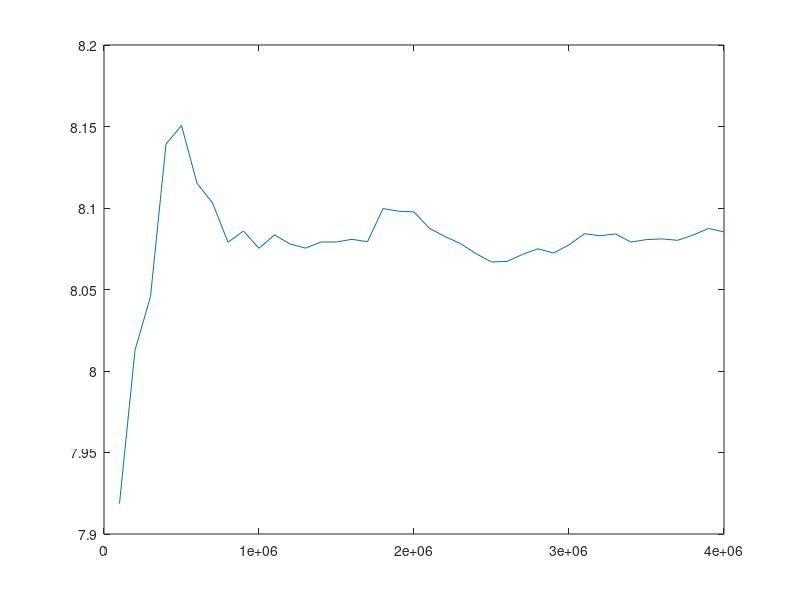

Source code (MATLAB):
MC = [100000, 200000, 300000, 400000, 500000, 600000, 700000, 800000, 900000, 1e+06, 1.1e+06, 1.2e+06, 1.3e+06, 1.4e+06, 1.5e+06, 1.6e+06, 1.7e+06, 1.8e+06, 1.9e+06, 2e+06, 2.1e+06, 2.2e+06, 2.3e+06, 2.4e+06, 2.5e+06, 2.6e+06, 2.7e+06, 2.8e+06, 2.9e+06, 3e+06, 3.1e+06, 3.2e+06, 3.3e+06, 3.4e+06, 3.5e+06, 3.6e+06, 3.7e+06, 3.8e+06, 3.9e+06, 4e+06, ];
e_var = [7.91877, 8.01275, 8.04567, 8.13921, 8.15064, 8.11519, 8.10316, 8.07898, 8.08589, 8.07526, 8.08353, 8.07794, 8.0754, 8.07912, 8.07915, 8.0808, 8.0793, 8.09966, 8.09804, 8.09758, 8.08752, 8.08249, 8.07816, 8.07199, 8.06691, 8.06724, 8.07154, 8.075, 8.07236, 8.07741, 8.08422, 8.08298, 8.08407, 8.07911, 8.08063, 8.08105, 8.08017, 8.08337, 8.08746, 8.08535, ];
m_var = [21.4881, 21.3637, 21.3715, 21.5082, 21.4491, 21.3901, 21.3047, 21.2985, 21.2892, 21.2993, 21.3449, 21.31, 21.3078, 21.3499, 21.3258, 21.3066, 21.3263, 21.3824, 21.3761, 21.348, 21.3376, 21.316, 21.3151, 21.3056, 21.3015, 21.3181, 21.3225, 21.316, 21.3104, 21.3121, 21.3301, 21.337, 21.3521, 21.3401, 21.3422, 21.3378, 21.344, 21.3377, 21.3397, 21.3249, ];
mean_mag = [0.439239, 0.447608, 0.449712, 0.451287, 0.452934, 0.452305, 0.454144, 0.452134, 0.45263, 0.452275, 0.452276, 0.453016, 0.452682, 0.451984, 0.452805, 0.453556, 0.453228, 0.453273, 0.453383, 0.453763, 0.453669, 0.453552, 0.453261, 0.453188, 0.452725, 0.452885, 0.452806, 0.453002, 0.452683, 0.452662, 0.452456, 0.452308, 0.452151, 0.452327, 0.452269, 0.452184, 0.452126, 0.452264, 0.452362, 0.452517, ];
time_used = [6.89252, 13.4724, 20.0559, 26.4767, 33.0431, 39.4289, 45.8799, 52.4004, 58.9461, 65.5114, 71.9674, 78.5158, 84.9376, 91.3429, 97.6381, 103.9, 110.137, 116.578, 123.211, 129.778, 136.555, 143.29, 150.115, 156.881, 163.26, 169.601, 175.974, 182.356, 188.63, 194.869, 201.087, 207.365, 213.613, 219.883, 226.166, 232.46, 238.754, 245.045, 251.306, 257.579, ];
accepted_states = [108.817, 53.7737, 35.9561, 26.8471, 21.4887, 18.0048, 15.2742, 13.5928, 11.9537, 10.8057, 9.78222, 8.94366, 8.30847, 7.74216, 7.14401, 6.68134, 6.35983, 5.95965, 5.66614, 5.36841, 5.12796, 4.90868, 4.69377, 4.49481, 4.34084, 4.12633, 3.99446, 3.84082, 3.73539, 3.59365, 3.47794, 3.37916, 3.27632, 3.16144, 3.08737, 3.00297, 2.92191, 2.83116, 2.76309, 2.69008, ];
probability = [0, -456, -536, -588, -480, -472, -440, -432, -448, -504, -456, -416, -460, -520, -568, -544, -504, -396, -536, -580, -552, -568, -536, -472, -460, -460, -440, -468, -456, -504, -508, -504, -520, -456, -444, -536, -416, -540, -464, -488, ];
avg_energy = [-1.22967, -1.23415, -1.23481, -1.23602, -1.23671, -1.23643, -1.23726, -1.23641, -1.23659, -1.23643, -1.23656, -1.23683, -1.23666, -1.23639, -1.23667, -1.23703, -1.23688, -1.23706, -1.23708, -1.23719, -1.2372, -1.23711, -1.23702, -1.23698, -1.23677, -1.2369, -1.23688, -1.23692, -1.23679, -1.2368, -1.2368, -1.23673, -1.23665, -1.23671, -1.23667, -1.2366, -1.23654, -1.23658, -1.23658, -1.23662, ];
plot(MC, e_var)
